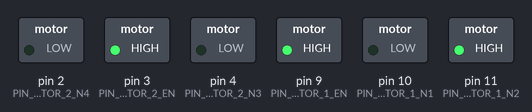
Simulated run of this sketch. Board: Arduino Uno, built with avr-gcc and run on an emulated ATmega328P. Parts: switched loads named in the sketch (green lamp = pin HIGH).

Above: at 0.2 s.
Timing chart, 0 to 3.0 s (numbered marks = the images above):
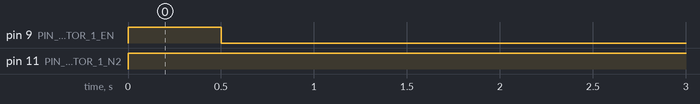

The sketch:

MOV_MOTORES.ino
```cpp
#define PIN_MOTOR_1_EN 9
#define PIN_MOTOR_1_N1 10
#define PIN_MOTOR_1_N2 11
#define PIN_MOTOR_2_EN 3
#define PIN_MOTOR_2_N3 4
#define PIN_MOTOR_2_N4 2

#define MOTOR_1_STOP digitalWrite(PIN_MOTOR_1_EN, LOW);digitalWrite(PIN_MOTOR_1_N1,LOW);digitalWrite(PIN_MOTOR_1_N2,LOW)
#define MOTOR_1_FORWARD digitalWrite(PIN_MOTOR_1_N1,LOW);digitalWrite(PIN_MOTOR_1_N2,HIGH)
#define MOTOR_1_BACKWARD digitalWrite(PIN_MOTOR_1_N1,HIGH);digitalWrite(PIN_MOTOR_1_N2,LOW)


#define MOTOR_2_STOP digitalWrite(PIN_MOTOR_2_N3,LOW);digitalWrite(PIN_MOTOR_2_N4,LOW)
#define MOTOR_2_FORWARD digitalWrite(PIN_MOTOR_2_N3,LOW);digitalWrite(PIN_MOTOR_2_N4,HIGH)
#define MOTOR_2_BACKWARD digitalWrite(PIN_MOTOR_2_N3,HIGH);digitalWrite(PIN_MOTOR_2_N4,LOW)

#define CAR_FORWARD MOTOR_1_FORWARD;MOTOR_2_FORWARD
#define CAR_BACKWARD MOTOR_1_BACKWARD;MOTOR_2_BACKWARD
#define CAR_RIGTH MOTOR_1_FORWARD;MOTOR_2_BACKWARD
#define CAR_LEFT MOTOR_1_BACKWARD;MOTOR_2_FORWARD

//#define MOTOR_1_SPEED(_SPEED) analogWrite(PIN_MOTOR_1_EN,_SPEED)
//#define MOTOR_2_SPEED(_SPEED) analogWrite(PIN_MOTOR_1_EN,_SPEED)


void setup() {
  pinMode(PIN_MOTOR_1_EN, OUTPUT);
  pinMode(PIN_MOTOR_1_N1, OUTPUT);
  pinMode(PIN_MOTOR_1_N2, OUTPUT);
  pinMode(PIN_MOTOR_2_EN, OUTPUT);
  pinMode(PIN_MOTOR_2_N3, OUTPUT);
  pinMode(PIN_MOTOR_2_N4, OUTPUT);
  digitalWrite(PIN_MOTOR_1_EN, HIGH);
  digitalWrite(PIN_MOTOR_2_EN, HIGH);

}

void loop() {
// MOTOR_1_BACKWARD; //abrir BANDEJA
// delay(500);
// MOTOR_1_STOP;
 MOTOR_1_FORWARD; //abrir BANDEJA
 delay(500);
 MOTOR_1_STOP;
//ADELANTE BANDA EXPULSADA
// MOTOR_2_BACKWARD; //ADELANTE
// delay(450);
// MOTOR_1_FORWARD;  //ATRAS
// MOTOR_2_FORWARD;  //ATRAS
//delay(400);
// digitalWrite(PIN_MOTOR_1_EN, LOW);
// digitalWrite(PIN_MOTOR_1_N2,LOW);
// digitalWrite(PIN_MOTOR_1_N1,LOW);
// digitalWrite(PIN_MOTOR_2_EN, LOW);
//digitalWrite(PIN_MOTOR_2_N3,LOW);
// digitalWrite(PIN_MOTOR_2_N4,LOW);
// delay(5000);
////Puerta_1();
////Puerta_2();

}

void Puerta_1()
{
 MOTOR_1_BACKWARD; //ADELANTE
 delay(500);
 MOTOR_1_FORWARD;  //ATRAS
 delay(300);
 digitalWrite(PIN_MOTOR_1_EN, LOW);
 digitalWrite(PIN_MOTOR_1_N2,LOW);
 digitalWrite(PIN_MOTOR_1_N1,LOW);
 delay(5000);
}
void Puerta_2()
{
 MOTOR_2_BACKWARD; //ADELANTE
 delay(500);
 MOTOR_2_FORWARD;  //ATRAS
 delay(480);
 digitalWrite(PIN_MOTOR_2_EN, LOW);
 digitalWrite(PIN_MOTOR_2_N3,LOW);
 digitalWrite(PIN_MOTOR_2_N4,LOW);
 delay(5000);
}
```

Measured:
- by itself, pin 9 (PIN_MOTOR_1_EN): HIGH → LOW at 0.50 s
- by itself, pin 11 (PIN_MOTOR_1_N2): LOW → HIGH at 0.00 s
